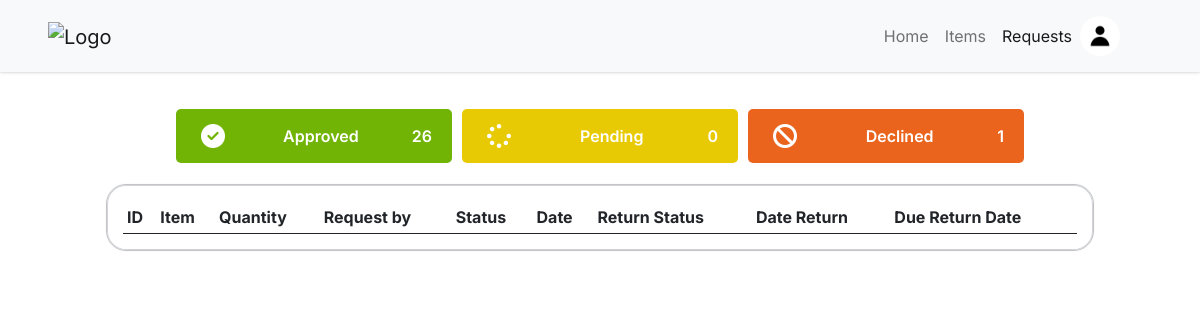
The page /requests.php (signed in) on the database as committed earlier.
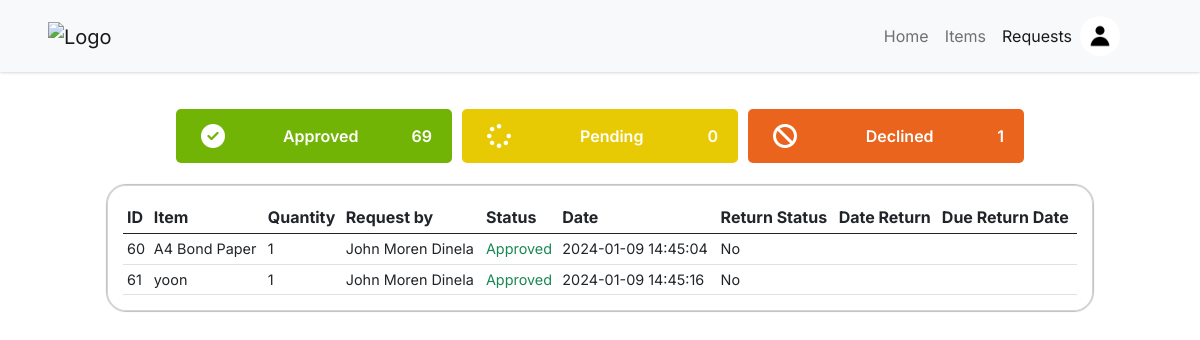
The same page on the database as committed later.
### tables this page shows
CREATE TABLE `users` (
  `user_id` int(11) NOT NULL,
  `user_firstname` varchar(255) NOT NULL,
  `user_lastname` varchar(255) NOT NULL,
  `user_email` varchar(255) NOT NULL,
  `user_password` varchar(255) NOT NULL,
  `user_category` int(11) NOT NULL,
  `user_chapter` int(11) NOT NULL,
  `user_image` varchar(255) NOT NULL,
  `user_status` enum('active','inactive') NOT NULL
);

CREATE TABLE `history` (
  `history_id` int(11) NOT NULL,
  `history_item_id` int(11) NOT NULL,
  `history_quantity` int(11) NOT NULL,
  `history_user_id` int(11) NOT NULL,
  `history_status` enum('approved','declined','pending','') NOT NULL,
  `history_date` timestamp NOT NULL DEFAULT current_timestamp() ON UPDATE current_timestamp(),
  `isReturned` int(1) NOT NULL,
  `history_date_return` varchar(30) NOT NULL,
  `history_due_date` varchar(30) NOT NULL
);

CREATE TABLE `items` (
  `item_id` int(11) NOT NULL,
  `unique_item_id` varchar(225) NOT NULL,
  `item_name` varchar(255) NOT NULL,
  `item_category` int(11) NOT NULL,
  `item_measure` int(11) NOT NULL,
  `item_quantity` int(11) NOT NULL,
  `item_chapter` int(11) NOT NULL,
  `item_status` enum('enabled','disabled','','') NOT NULL,
  `item_description` varchar(255) NOT NULL,
  `item_image` varchar(255) NOT NULL
);

### requests.php (the view, shortened to what the rows shown need)
<?php
include './includes/config.inc.php';
?>
<!DOCTYPE html>
<html lang="en">
<head>
    <?php include_once 'includes/headers.inc.php'; ?>
    <link rel="stylesheet" href="assets/css/style.css?v=<?php echo time(); ?>">
    <link rel="stylesheet" href="assets/css/nav.css?v=<?php echo time(); ?>">
    <link rel="stylesheet" href="assets/css/items.css?v=<?php echo time(); ?>">
    <link rel="stylesheet" href="assets/css/requests.css?v=<?php echo time(); ?>">
    <link rel="stylesheet" href="https://cdn.datatables.net/1.13.6/css/jquery.dataTables.css" />
</head>
<body>
    <?php include 'nav.php'; ?>
    <div id="wrapper">
        <div class="section px-5 pt-4">
                    <?php
                    $query = "SELECT COUNT(history_status) FROM history WHERE history_status = 'declined'";
                    ?>
            <div class="row justify-content-center align-items-center">
                <div class="col-12 col-sm-12 col-md-12 col-lg-11">
                    <div class="table-responsive">
                        <table class="table table-hover table-sm">
                            <thead>
                                <tr>
                                    <th>ID</th>
                                    <th>Item</th>
                                    <th>Quantity</th>
                                    <th>Request by</th>
                                    <th>Status</th>
                                    <th>Date</th>
                                    <th>Return Status</th>
                                    <th>Date Return</th>
                                    <th>Due Return Date</th>
                                </tr>
                            </thead>
                            <tbody>
                                <?php
                                if (isset($_SESSION['CT'])) {
                                    try {
                                        if ($_SESSION['CT'] == 1) {
                                            if ($_SESSION['CH'] == 1) {
                                                $query = "SELECT h.history_id AS ID,
                                                    i.item_name AS Item,
                                                    h.history_quantity AS Quantity,
                                                    CONCAT(u.user_firstname, ' ', u.user_lastname) AS 'Request by',
                                                    h.history_status AS Status,
                                                    h.isReturned AS isReturned,
                                                    h.history_date_return AS dateReturn,
                                                    h.history_due_date AS dueDate,
                                                    h.history_date AS Date
                                                    FROM history AS h
                                                    INNER JOIN items AS i ON h.history_item_id = i.item_id
                                                    INNER JOIN users AS u ON h.history_user_id = u.user_id;";
                                            } else {
                                                $query = "SELECT h.history_id AS ID,
                                                    i.item_name AS Item,
                                                    h.history_quantity AS Quantity,
                                                    CONCAT(u.user_firstname, ' ', u.user_lastname) AS 'Request by',
                                                    h.history_status AS Status,
                                                    h.history_date AS Date,
                                                    h.isReturned AS isReturned,
                                                    h.history_date_return AS dateReturn,
                                                    h.history_due_date AS dueDate,
                                                    h.history_user_id AS hUserID
                                                    FROM history AS h
                                                    INNER JOIN items AS i ON h.history_item_id = i.item_id
                                                    INNER JOIN users AS u ON h.history_user_id = u.user_id
                                                    WHERE u.user_chapter =" . $_SESSION['CH'] . ";";
                                            }
                                        } else if ($_SESSION['CT'] == 0) {
                                            $query = "SELECT h.history_id AS ID,
                                                i.item_name AS Item,
                                                i.item_id AS itemID,
                                                h.history_quantity AS Quantity,
                                                CONCAT(u.user_firstname, ' ', u.user_lastname) AS 'Request by',
                                                h.history_status AS Status,
                                                h.history_date AS Date,
                                                h.isReturned AS isReturned,
                                                h.history_date_return AS dateReturn,
                                                h.history_due_date AS dueDate
                                                FROM history AS h
                                                INNER JOIN items AS i ON h.history_item_id = i.item_id
                                                INNER JOIN users AS u ON h.history_user_id = u.user_id
                                                WHERE u.user_chapter = " . $_SESSION['CH'] . "
                                                AND u.user_id = " . $_SESSION['ID'] . ";";
                                        }
                                        $stmt = $pdo->query($query);
                                        $stmt->execute();
                                        $result = $stmt->fetchAll(PDO::FETCH_ASSOC);
                                        foreach ($result as $row) {
                                ?>
                                            <tr>
                                                <td><?php echo $row['ID']; ?></td>
                                                <td><?php echo $row['Item']; ?></td>
                                                <td><?php echo $row['Quantity']; ?></td>
                                                <td class="text-capitalize"><?php echo $row['Request by']; ?></td>
                                                <?php
                                                if ($row['Status'] == 'approved') {
                                                    echo '<td class="text-success text-capitalize small">' . $row['Status'] . '</td>';
                                                } else if ($row['Status'] == 'pending') {
                                                    echo '<td class="text-warning text-capitalize small">' . $row['Status'] . '</td>';
                                                } else if ($row['Status'] == 'declined') {
                                                    echo '<td class="text-danger text-capitalize small">' . $row['Status'] . '</td>';
                                                }
                                                ?>
                                                <td>
                                                    <?php
                                                    echo $row['Date'];
                                                    ?>
                                                </td>
                                                <td>
                                                    <?php
                                                    if ($row['isReturned'] == 0) {
                                                        echo 'No';
                                                    }
                                                    ?>
                                                </td>
                                                <td>
                                                </td>
                                                <td>
                                                </td>
                                            </tr>
                                <?php
                                        }
                                    } catch (PDOException $e) {
                                        echo "Error: " . $e->getMessage();
                                    }
                                }
                                ?>
                            </tbody>
                        </table>
                    </div>
                </div>
            </div>
        </div>
    </div>
</body>
</html>

### nav.php (shortened to what the rows shown need)
<?php
try {
    $stmt = $pdo->prepare("SELECT user_image FROM users WHERE user_id = :id");
    $stmt->bindParam(':id', $_SESSION['ID'], PDO::PARAM_INT);
    $stmt->execute();
    if ($stmt->rowCount() > 0) {
        $row = $stmt->fetch(PDO::FETCH_ASSOC);
        $userImage = $row['user_image'];
    }
} catch (PDOException $e) {
    echo "Error: " . $e->getMessage();
}
include './includes/config.inc.php';
?>
<div class="container">
    <nav class="navbar navbar-expand-lg navbar-light bg-light px-sm-5 px-md-5 px-lg-5 fixed-top mainnav">
        <div class="collapse navbar-collapse justify-content-end align-items-center" id="navbarNav">
            <ul class="navbar-nav d-flex justify-content-center align-items-center">
                <li class="nav-item dropdown pull-right">
                    <?php
                    try {
                        $stmt = $pdo->prepare("SELECT user_image FROM users WHERE user_id = :id");
                        $stmt->bindParam(':id', $_SESSION['ID'], PDO::PARAM_INT);
                        $stmt->execute();
                        if ($stmt->rowCount() > 0) {
                            $row = $stmt->fetch(PDO::FETCH_ASSOC);
                            $userImage = $row['user_image'];
                        }
                    } catch (PDOException $e) {
                        echo "Error: " . $e->getMessage();
                    }
                    ?>
                    <div class="rounded-image image-profile" id="dropdownMenuButton" data-toggle="dropdown" aria-haspopup="true" aria-expanded="false">
                        <img src="images/userProfiles/<?php echo $userImage; ?>" class="img-fluid" alt="User Image">
                    </div>
                </li>
            </ul>
        </div>
    </nav>
</div>

Rows that differ between the two databases and show on the page:
added history: history_id "60", history_item.item_name "A4 Bond Paper", history_quantity "1", Request "John Moren Dinela", history_status "Approved", history_date "2024-01-09 14:45:04", isReturned "No"
added history: history_id "61", history_item.item_name "yoon", history_quantity "1", Request "John Moren Dinela", history_status "Approved", history_date "2024-01-09 14:45:16", isReturned "No"
Other text that changed with them:
$count: "26" → "69"
